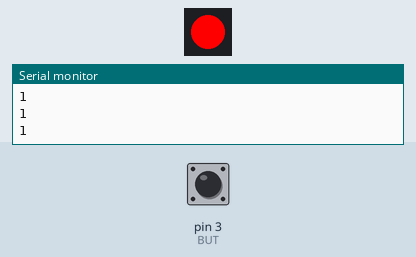
Recording of a sketch running on a simulated Arduino Uno, built with avr-gcc and run on an emulated ATmega328P. Shown: 1 RGB LEDs in strip order, left to right, the last lines printed to the serial monitor. Inputs (shaded band) come from the test bench; at power-on: pin 3 (BUT) HIGH.

Above: at 1.2 s.
1.3 s: pin 3 (BUT) pulled LOW for 0.15 s
At 1.4 s:
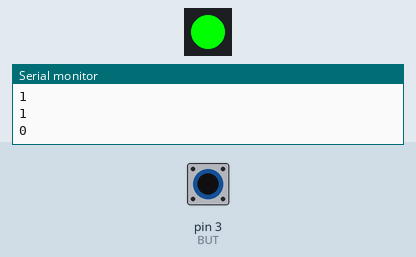
3.0 s: pin 3 (BUT) pulled LOW for 3.2 s
At 6.8 s:
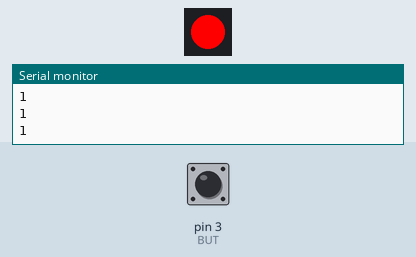
Timing chart, 0 to 8.3 s (numbered marks = the images above; inputs shaded):
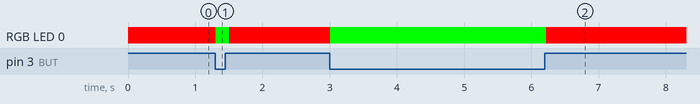

Measured:
- after the input at 1.3 s, RGB LED 0: RGB(255, 0, 0) → RGB(0, 255, 0) at once, → RGB(255, 0, 0) 0.20 s later
- after the input at 3.0 s, RGB LED 0: RGB(255, 0, 0) → RGB(0, 255, 0) at once, → RGB(255, 0, 0) 3.2 s later

The sketch:

RGB.LED.ring.220523.ino
```cpp
#include <Adafruit_NeoPixel.h>
#define PIN        9
#define NUMPIXELS  1
#define BUT  3

Adafruit_NeoPixel pixels(NUMPIXELS, PIN, NEO_GRB + NEO_KHZ800);

int buttonState = 0;         // variable for reading the pushbutton status

void setup() {
  Serial.begin(9600);
  // initialize the pushbutton pin as an input:
  pinMode(BUT, INPUT_PULLUP);
  pixels.begin(); // INITIALIZE NeoPixel strip object (REQUIRED)
  pixels.clear(); // Set all pixel colors to 'off'
}

void loop() {
  // read the state of the pushbutton value:
  buttonState = digitalRead(BUT);
  // Show the state of pushbutton on serial monitor
  Serial.println(buttonState);
  // check if the pushbutton is pressed.
  // if it is, the buttonState is LOW:
  if (buttonState == 1) {
    pixels.setPixelColor(0, pixels.Color(255, 0, 0));
    pixels.show();
    } else {
    pixels.setPixelColor(0, pixels.Color(0, 255, 0));
    pixels.show();
  }
  // Added the delay so that we can see the output of button
  delay(100);
}
```
